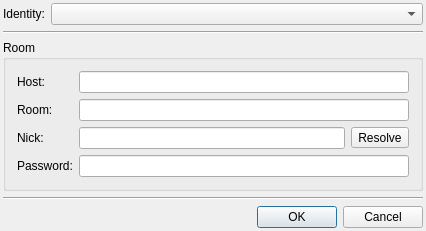
<?xml version="1.0" encoding="UTF-8"?>
<ui version="4.0">
 <class>JoinMultiChatDialogClass</class>
 <widget class="QDialog" name="JoinMultiChatDialogClass">
  <property name="geometry">
   <rect>
    <x>0</x>
    <y>0</y>
    <width>426</width>
    <height>215</height>
   </rect>
  </property>
  <layout class="QVBoxLayout">
   <property name="margin">
    <number>3</number>
   </property>
   <item>
    <layout class="QHBoxLayout">
     <item>
      <widget class="QLabel" name="lblIdentity">
       <property name="text">
        <string>Identity:</string>
       </property>
       <property name="textFormat">
        <enum>Qt::PlainText</enum>
       </property>
       <property name="buddy">
        <cstring>cmbStreamJid</cstring>
       </property>
      </widget>
     </item>
     <item>
      <widget class="QComboBox" name="cmbStreamJid">
       <property name="sizePolicy">
        <sizepolicy hsizetype="Expanding" vsizetype="Fixed">
         <horstretch>0</horstretch>
         <verstretch>0</verstretch>
        </sizepolicy>
       </property>
       <property name="sizeAdjustPolicy">
        <enum>QComboBox::AdjustToMinimumContentsLength</enum>
       </property>
      </widget>
     </item>
    </layout>
   </item>
   <item>
    <widget class="Line" name="line">
     <property name="orientation">
      <enum>Qt::Horizontal</enum>
     </property>
    </widget>
   </item>
   <item>
    <widget class="QGroupBox" name="grbRoom">
     <property name="title">
      <string>Room</string>
     </property>
     <layout class="QGridLayout">
      <item row="0" column="0">
       <widget class="QLabel" name="lblHost">
        <property name="text">
         <string>Host:</string>
        </property>
        <property name="textFormat">
         <enum>Qt::PlainText</enum>
        </property>
        <property name="buddy">
         <cstring>lneHost</cstring>
        </property>
       </widget>
      </item>
      <item row="0" column="1" colspan="2">
       <widget class="QLineEdit" name="lneHost"/>
      </item>
      <item row="1" column="0">
       <widget class="QLabel" name="lblRoom">
        <property name="text">
         <string>Room:</string>
        </property>
        <property name="textFormat">
         <enum>Qt::PlainText</enum>
        </property>
        <property name="buddy">
         <cstring>lneRoom</cstring>
        </property>
       </widget>
      </item>
      <item row="1" column="1" colspan="2">
       <widget class="QLineEdit" name="lneRoom"/>
      </item>
      <item row="2" column="0">
       <widget class="QLabel" name="lblNick">
        <property name="text">
         <string>Nick:</string>
        </property>
        <property name="textFormat">
         <enum>Qt::PlainText</enum>
        </property>
        <property name="buddy">
         <cstring>lneNick</cstring>
        </property>
       </widget>
      </item>
      <item row="2" column="1">
       <widget class="QLineEdit" name="lneNick"/>
      </item>
      <item row="3" column="0">
       <widget class="QLabel" name="lblPassword">
        <property name="text">
         <string>Password:</string>
        </property>
        <property name="textFormat">
         <enum>Qt::PlainText</enum>
        </property>
        <property name="buddy">
         <cstring>lnePassword</cstring>
        </property>
       </widget>
      </item>
      <item row="3" column="1" colspan="2">
       <widget class="QLineEdit" name="lnePassword">
        <property name="echoMode">
         <enum>QLineEdit::PasswordEchoOnEdit</enum>
        </property>
       </widget>
      </item>
      <item row="2" column="2">
       <widget class="QToolButton" name="tlbResolveNick">
        <property name="text">
         <string>Resolve</string>
        </property>
       </widget>
      </item>
     </layout>
    </widget>
   </item>
   <item>
    <widget class="Line" name="lineHorizontal">
     <property name="orientation">
      <enum>Qt::Horizontal</enum>
     </property>
    </widget>
   </item>
   <item>
    <widget class="QDialogButtonBox" name="btbButtons">
     <property name="standardButtons">
      <set>QDialogButtonBox::Cancel|QDialogButtonBox::Ok</set>
     </property>
    </widget>
   </item>
  </layout>
 </widget>
 <layoutdefault spacing="6" margin="11"/>
 <tabstops>
  <tabstop>cmbStreamJid</tabstop>
  <tabstop>lneHost</tabstop>
  <tabstop>lneRoom</tabstop>
  <tabstop>lneNick</tabstop>
  <tabstop>lnePassword</tabstop>
  <tabstop>btbButtons</tabstop>
 </tabstops>
 <resources/>
 <connections>
  <connection>
   <sender>btbButtons</sender>
   <signal>rejected()</signal>
   <receiver>JoinMultiChatDialogClass</receiver>
   <slot>reject()</slot>
   <hints>
    <hint type="sourcelabel">
     <x>356</x>
     <y>183</y>
    </hint>
    <hint type="destinationlabel">
     <x>380</x>
     <y>177</y>
    </hint>
   </hints>
  </connection>
 </connections>
</ui>
